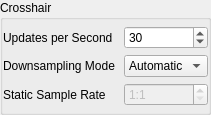
             <widget class="QGroupBox" name="group_settings_crosshair">
              <property name="sizePolicy">
               <sizepolicy hsizetype="Ignored" vsizetype="Maximum">
                <horstretch>0</horstretch>
                <verstretch>0</verstretch>
               </sizepolicy>
              </property>
              <property name="title">
               <string>Crosshair</string>
              </property>
              <property name="flat">
               <bool>true</bool>
              </property>
              <layout class="QGridLayout" name="gridLayout_2">
               <property name="leftMargin">
                <number>0</number>
               </property>
               <property name="topMargin">
                <number>6</number>
               </property>
               <property name="rightMargin">
                <number>0</number>
               </property>
               <property name="bottomMargin">
                <number>6</number>
               </property>
               <item row="3" column="0">
                <widget class="QLabel" name="label_sample_rate">
                 <property name="sizePolicy">
                  <sizepolicy hsizetype="Fixed" vsizetype="Fixed">
                   <horstretch>0</horstretch>
                   <verstretch>0</verstretch>
                  </sizepolicy>
                 </property>
                 <property name="minimumSize">
                  <size>
                   <width>115</width>
                   <height>15</height>
                  </size>
                 </property>
                 <property name="toolTip">
                  <string>&lt;html&gt;&lt;head/&gt;&lt;body&gt;&lt;p&gt;This setting controls the static sampling rate when the cursor crosshairs are visible and the &lt;span style=&quot; font-weight:600;&quot;&gt;Downsampling&lt;/span&gt; option is set to &lt;span style=&quot; font-weight:600;&quot;&gt;Static&lt;/span&gt;. Higher values will reduce the number of data points shown per file, improving performance at the expense of visual accuracy.&lt;/p&gt;&lt;/body&gt;&lt;/html&gt;</string>
                 </property>
                 <property name="text">
                  <string>Static Sample Rate</string>
                 </property>
                 <property name="textFormat">
                  <enum>Qt::PlainText</enum>
                 </property>
                </widget>
               </item>
               <item row="1" column="1">
                <widget class="QSpinBox" name="spin_crosshair_update_rate">
                 <property name="sizePolicy">
                  <sizepolicy hsizetype="Expanding" vsizetype="Fixed">
                   <horstretch>0</horstretch>
                   <verstretch>0</verstretch>
                  </sizepolicy>
                 </property>
                 <property name="minimumSize">
                  <size>
                   <width>0</width>
                   <height>21</height>
                  </size>
                 </property>
                 <property name="toolTip">
                  <string>&lt;html&gt;&lt;head/&gt;&lt;body&gt;&lt;p&gt;Adjusts how often the cursor crosshairs should be updated.&lt;/p&gt;&lt;p&gt;Updating more frequently can improve the smoothness of cursor movement but stuttering can occur with an excessively high update rate or when there are many data points being plotted.&lt;/p&gt;&lt;/body&gt;&lt;/html&gt;</string>
                 </property>
                 <property name="minimum">
                  <number>1</number>
                 </property>
                 <property name="maximum">
                  <number>240</number>
                 </property>
                 <property name="value">
                  <number>30</number>
                 </property>
                </widget>
               </item>
               <item row="1" column="0">
                <widget class="QLabel" name="label_crosshair_update_rate">
                 <property name="sizePolicy">
                  <sizepolicy hsizetype="Fixed" vsizetype="Fixed">
                   <horstretch>0</horstretch>
                   <verstretch>0</verstretch>
                  </sizepolicy>
                 </property>
                 <property name="minimumSize">
                  <size>
                   <width>115</width>
                   <height>15</height>
                  </size>
                 </property>
                 <property name="toolTip">
                  <string>&lt;html&gt;&lt;head/&gt;&lt;body&gt;&lt;p&gt;Adjusts how often the cursor crosshairs should be updated.&lt;/p&gt;&lt;p&gt;Updating more frequently can improve the smoothness of cursor movement but stuttering can occur with an excessively high update rate or when there are many data points being plotted.&lt;/p&gt;&lt;/body&gt;&lt;/html&gt;</string>
                 </property>
                 <property name="text">
                  <string>Updates per Second</string>
                 </property>
                 <property name="textFormat">
                  <enum>Qt::PlainText</enum>
                 </property>
                </widget>
               </item>
               <item row="2" column="0">
                <widget class="QLabel" name="label_use_downsampling">
                 <property name="sizePolicy">
                  <sizepolicy hsizetype="Fixed" vsizetype="Fixed">
                   <horstretch>0</horstretch>
                   <verstretch>0</verstretch>
                  </sizepolicy>
                 </property>
                 <property name="minimumSize">
                  <size>
                   <width>115</width>
                   <height>15</height>
                  </size>
                 </property>
                 <property name="toolTip">
                  <string>&lt;html&gt;&lt;head/&gt;&lt;body&gt;&lt;p&gt;This option can improve plot and crosshair fluidity by reducing the number of visible data points while the crosshairs are in use. Regardless of this setting, downsampling is disabled when exporting plot images and has no effect on file statistics.&lt;/p&gt;&lt;p&gt;&lt;span style=&quot; font-weight:600;&quot;&gt;Disabled&lt;/span&gt; will always render the plotted data at its full resolution.&lt;/p&gt;&lt;p&gt;&lt;span style=&quot; font-weight:600;&quot;&gt;Automatic&lt;/span&gt; (recommended) gradually reduces the sampling rate from one-to-one (no downsampling) to many-to-one as more data points are added to the viewport. This behavior is defined by pyqtgraph but is targeted for enhancement in a future version of Pydra.&lt;/p&gt;&lt;p&gt;&lt;span style=&quot; font-weight:600;&quot;&gt;Static&lt;/span&gt; applies a constant sampling rate at all times.&lt;/p&gt;&lt;/body&gt;&lt;/html&gt;</string>
                 </property>
                 <property name="text">
                  <string>Downsampling Mode</string>
                 </property>
                 <property name="textFormat">
                  <enum>Qt::PlainText</enum>
                 </property>
                </widget>
               </item>
               <item row="3" column="1">
                <widget class="QSpinBox" name="spin_sample_rate">
                 <property name="enabled">
                  <bool>false</bool>
                 </property>
                 <property name="sizePolicy">
                  <sizepolicy hsizetype="Expanding" vsizetype="Fixed">
                   <horstretch>0</horstretch>
                   <verstretch>0</verstretch>
                  </sizepolicy>
                 </property>
                 <property name="minimumSize">
                  <size>
                   <width>0</width>
                   <height>21</height>
                  </size>
                 </property>
                 <property name="toolTip">
                  <string>&lt;html&gt;&lt;head/&gt;&lt;body&gt;&lt;p&gt;This setting controls the static sampling rate when the cursor crosshairs are visible and the &lt;span style=&quot; font-weight:600;&quot;&gt;Downsampling&lt;/span&gt; option is set to &lt;span style=&quot; font-weight:600;&quot;&gt;Static&lt;/span&gt;. Higher values will reduce the number of data points shown per file, improving performance at the expense of visual accuracy.&lt;/p&gt;&lt;/body&gt;&lt;/html&gt;</string>
                 </property>
                 <property name="prefix">
                  <string>1:</string>
                 </property>
                 <property name="minimum">
                  <number>1</number>
                 </property>
                 <property name="maximum">
                  <number>128</number>
                 </property>
                </widget>
               </item>
               <item row="2" column="1">
                <widget class="QComboBox" name="combo_use_downsampling">
                 <property name="minimumSize">
                  <size>
                   <width>0</width>
                   <height>21</height>
                  </size>
                 </property>
                 <property name="toolTip">
                  <string>&lt;html&gt;&lt;head/&gt;&lt;body&gt;&lt;p&gt;This option can improve plot and crosshair fluidity by reducing the number of visible data points while the crosshairs are in use. Regardless of this setting, downsampling is disabled when exporting plot images and has no effect on file statistics.&lt;/p&gt;&lt;p&gt;&lt;span style=&quot; font-weight:600;&quot;&gt;Disabled&lt;/span&gt; will always render the plotted data at its full resolution.&lt;/p&gt;&lt;p&gt;&lt;span style=&quot; font-weight:600;&quot;&gt;Automatic&lt;/span&gt; (recommended) gradually reduces the sampling rate from one-to-one (no downsampling) to many-to-one as more data points are added to the viewport. This behavior is defined by pyqtgraph but is targeted for enhancement in a future version of Pydra.&lt;/p&gt;&lt;p&gt;&lt;span style=&quot; font-weight:600;&quot;&gt;Static&lt;/span&gt; applies a constant sampling rate at all times.&lt;/p&gt;&lt;/body&gt;&lt;/html&gt;</string>
                 </property>
                 <property name="currentIndex">
                  <number>1</number>
                 </property>
                 <property name="maxVisibleItems">
                  <number>3</number>
                 </property>
                 <property name="maxCount">
                  <number>3</number>
                 </property>
                 <item>
                  <property name="text">
                   <string>Disabled</string>
                  </property>
                 </item>
                 <item>
                  <property name="text">
                   <string>Automatic</string>
                  </property>
                 </item>
                 <item>
                  <property name="text">
                   <string>Static</string>
                  </property>
                 </item>
                </widget>
               </item>
              </layout>
             </widget>
